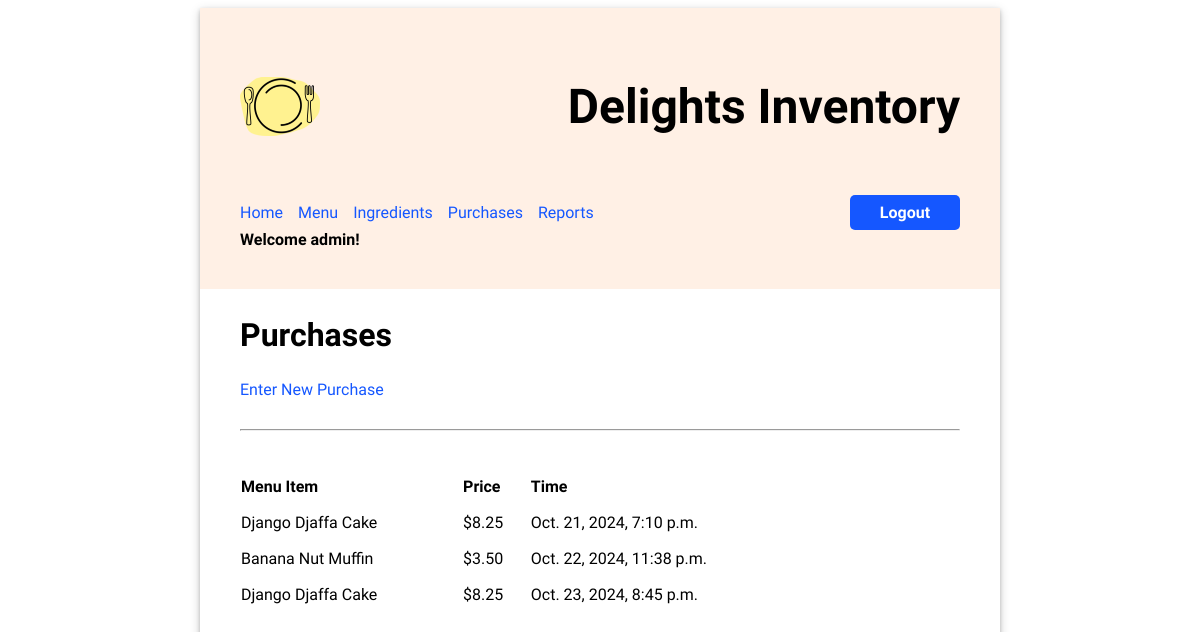
/purchases/ (signed in), run on an earlier commit of the app's database.
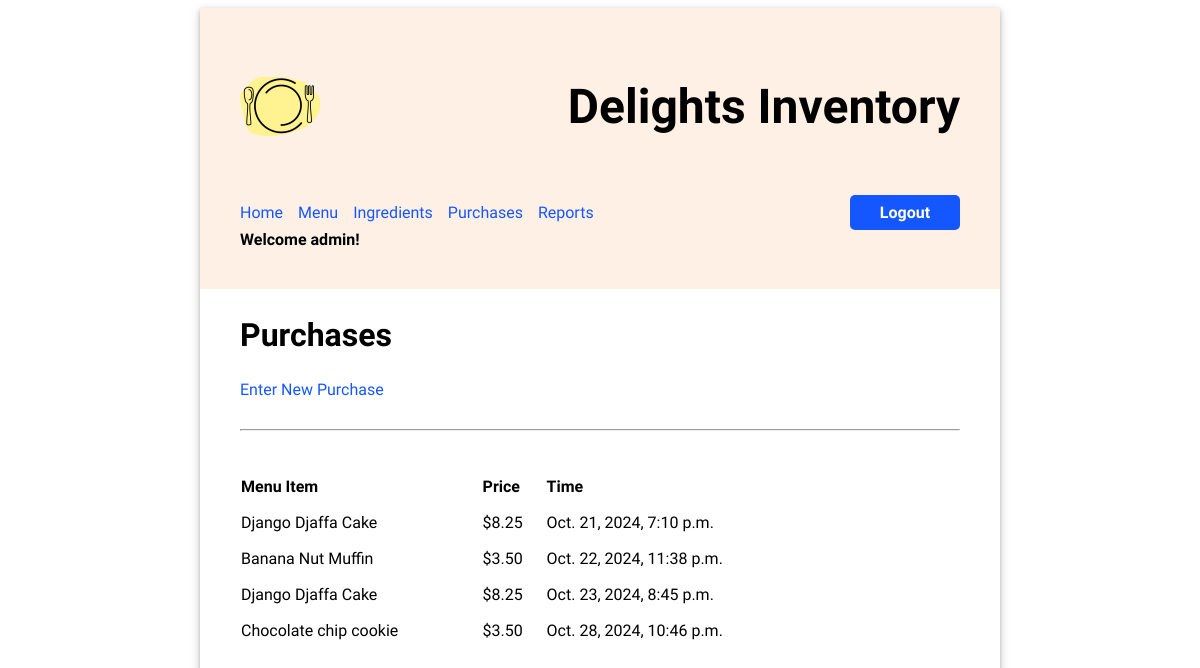
And on a later commit of the database.
### inventory/models.py (models this page shows, shortened)
class Purchase(models.Model):
    menu_item = models.ForeignKey(MenuItem, on_delete=models.CASCADE)
    timestamp = models.DateTimeField(auto_now_add=True)

class MenuItem(models.Model):
    title = models.CharField(max_length=200)
    price = models.FloatField(default=0)

### inventory/views.py (the view)
# urls.py: path('purchases/', views.PurchasesView.as_view(), name="purchases"),
class PurchasesView(LoginRequiredMixin,ListView):
    model = Purchase
    template_name = "inventory/view_purchases.html"

### inventory/templates/inventory/view_purchases.html (shortened to what this page needs)
{% extends 'base.html' %}
{% load static %}
{% block content %}
<h2>Purchases</h2>
<a href="{% url 'new_purchase' %}">Enter New Purchase</a>
<hr/>
<table class="inventory-table">
    <thead>
        <tr>
            <th>Menu Item</th>
            <th>Price</th>
            <th>Time</th>
        </tr>
    </thead>
    <tbody>
    {% for purchase in object_list %}
        <tr>
            <td>{{ purchase.menu_item.title }}</td>
            <td class="price">${{ purchase.menu_item.price|stringformat:".2f" }}</td>
            <td>{{ purchase.timestamp }}</td>
        </tr>
    {% endfor %}
    </tbody>
</table>
{% endblock %}

What changed in the data, as far as the page shows it:
added Purchase: menu_item "Chocolate chip cookie", menu_item.price "3.50", timestamp "Oct. 28, 2024, 10:46 p.m."
